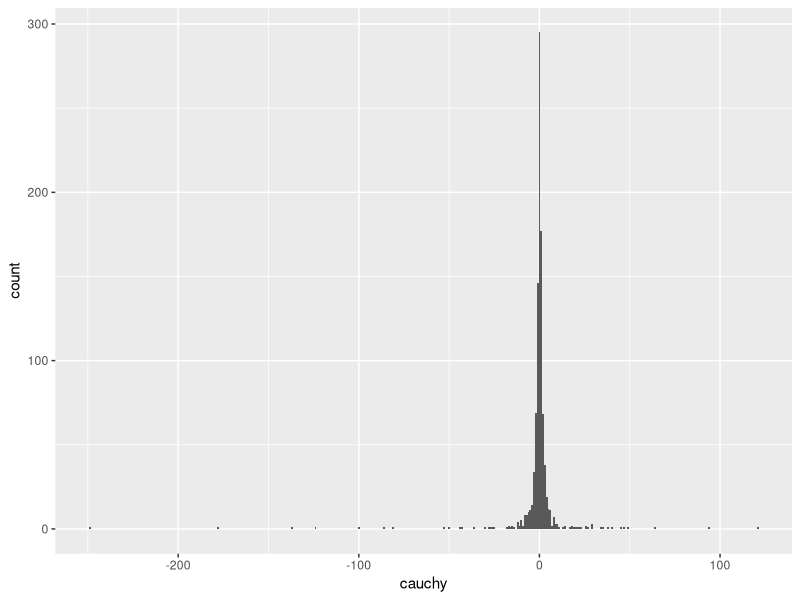

This chart was generated by the following R code:
## ---- chunk 1
library(tidyverse)
knitr::opts_chunk$set(fig.width = 10, fig.height = 7, fig.align = 'center')
## ---- chunk 2
set.seed(2702)
nof_samples = 1000
cauchy_sample = rcauchy(1000)
cauchy_tib = tibble(cauchy = cauchy_sample)

ggplot(cauchy_tib) +
    geom_histogram(aes(x = cauchy), binwidth = 1)
## ---- chunk 3
cauchy_tib %>%
    top_n(5, wt = abs(cauchy))
